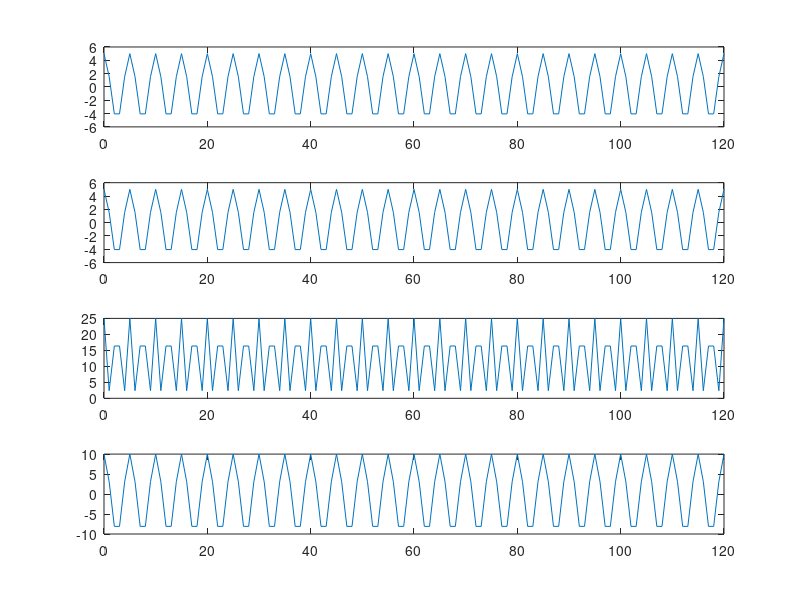

This figure's MATLAB source:
%% Lab 5

%% Task #1

clear all
format SHORTE

A = [0 0 0];

A(1) = input('Amplitude of 1st signal: ');
X = input('Freq of Samples 1st signal: ');

A(2) = input('Amplitude of 2nd signal: ');
Y = input('Freq of Samples 2nd signal: ');

A(3) = input('Amplitude of 3rd signal: ');
Z = input('Freq of Samples 3rd signal: ');

n = 0:120;
f = round([120/X 120/Y 120/Z]);
cos_val = cos(2*pi*n/120);

signal_1 = A(1)*cos_val(1+mod(f(1)*n,120));
signal_2 = A(2)*cos_val(1+mod(f(2)*n,120));
signal_3 = A(3)*cos_val(1+mod(f(3)*n,120));

mixed_signal = signal_1 + signal_2 + signal_3;

subplot(411)
plot(n,signal_1)

subplot(412)
plot(n,signal_2)

subplot(413)
plot(n,signal_3)

subplot(414)
plot(n,mixed_signal)

%% Task #2
clear all
format SHORTE
A = [0 0 0];

A(1) = input('Amplitude of 1st signal: ');
X = input('Freq of Samples 1st signal: ');

A(2) = input('Amplitude of 2nd signal: ');
Y = input('Freq of Samples 2nd signal: ');

n = 0:120;
f = round([120/X 120/Y]);
cos_val = cos(2*pi*n/120);

signal_1 = A(1)*cos_val(1+mod(f(1)*n,120));
signal_2 = A(2)*cos_val(1+mod(f(2)*n,120));

mod_signal = signal_1 .* signal_2;
mixed_signal = signal_1 + signal_2;

subplot(411)
plot(n,signal_1)

subplot(412)
plot(n,signal_2)

subplot(413)
plot(n,mod_signal)

subplot(414)
plot(n,mixed_signal)

%% Task #3

clear all
format SHORTE

Matrix_one = [0 0 0; 0 0 0; 0 0 0];
for k = 1:3
    Matrix_one(1,k) = input('Enter first row: '); 
end

for k = 1:3
    Matrix_one(2,k) = input('Enter second row: ');
end

for k = 1:3
    Matrix_one(3,k) = input('Enter third row: ');
end
Matrix_one

% Task #4

format SHORTE

Matrix_one + Matrix_one

Matrix_one - Matrix_one

5*Matrix_one

Matrix_one/3

1.6666667*Matrix_one
